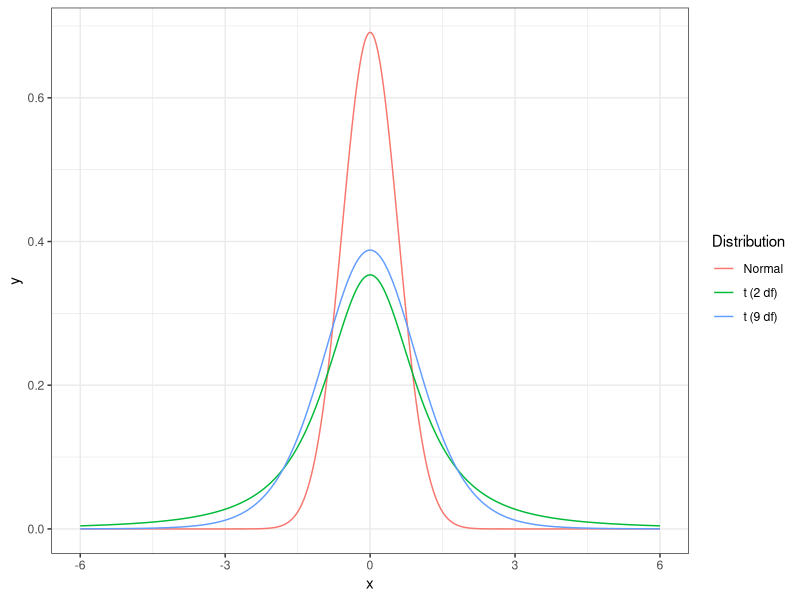
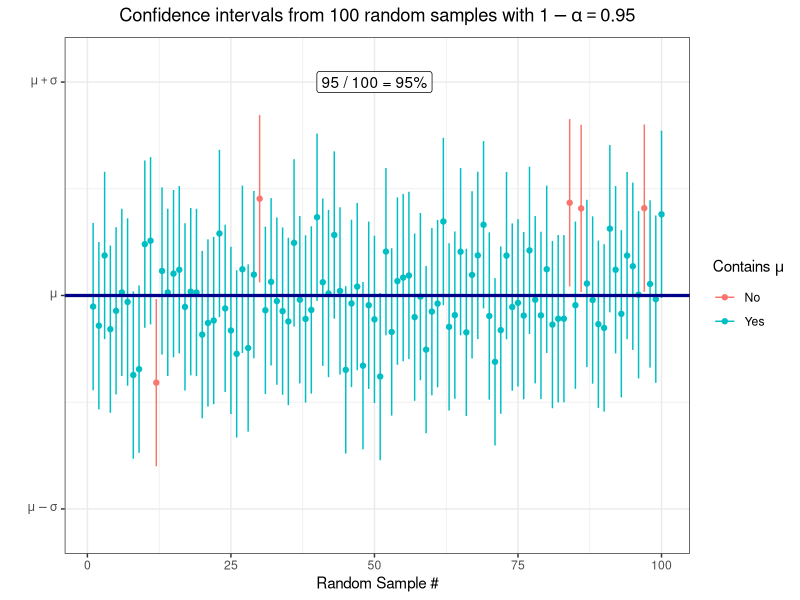
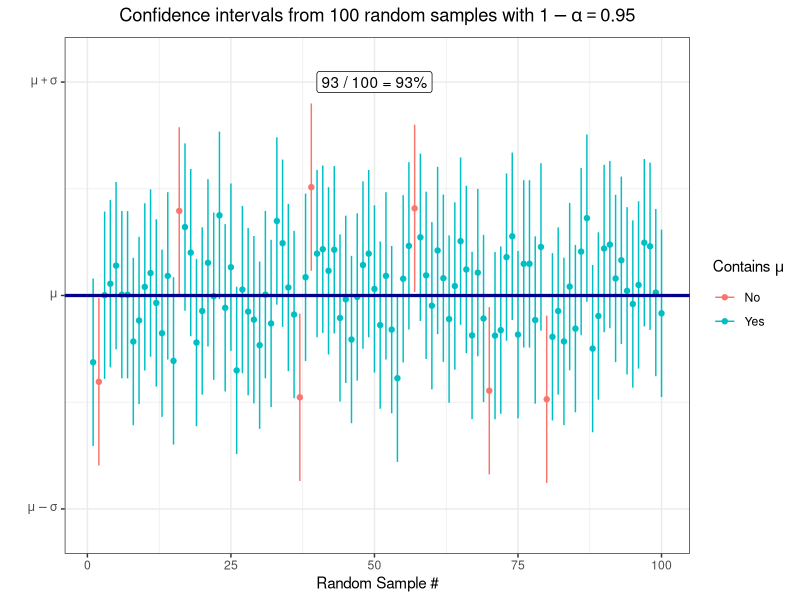
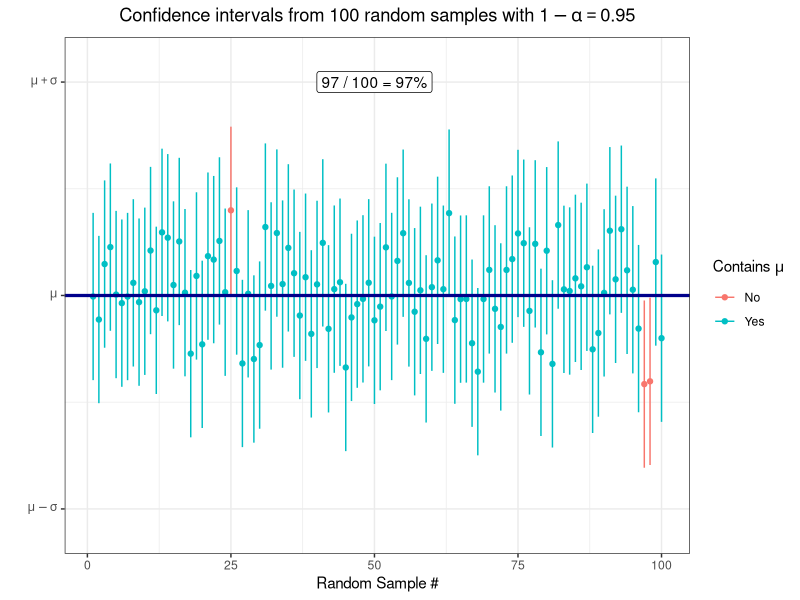
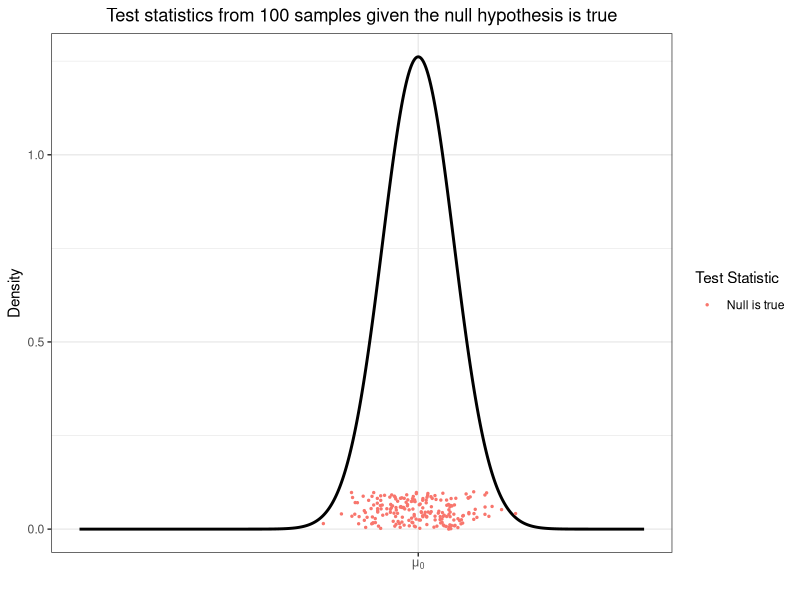
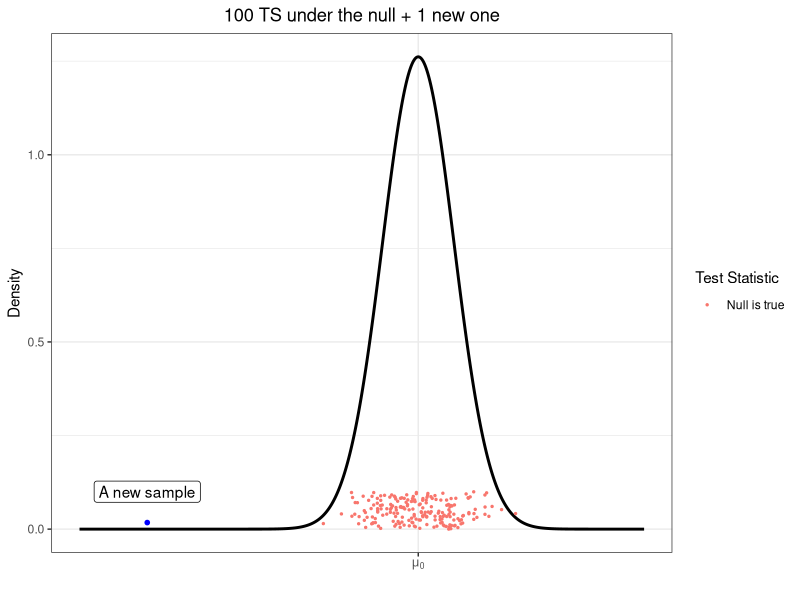
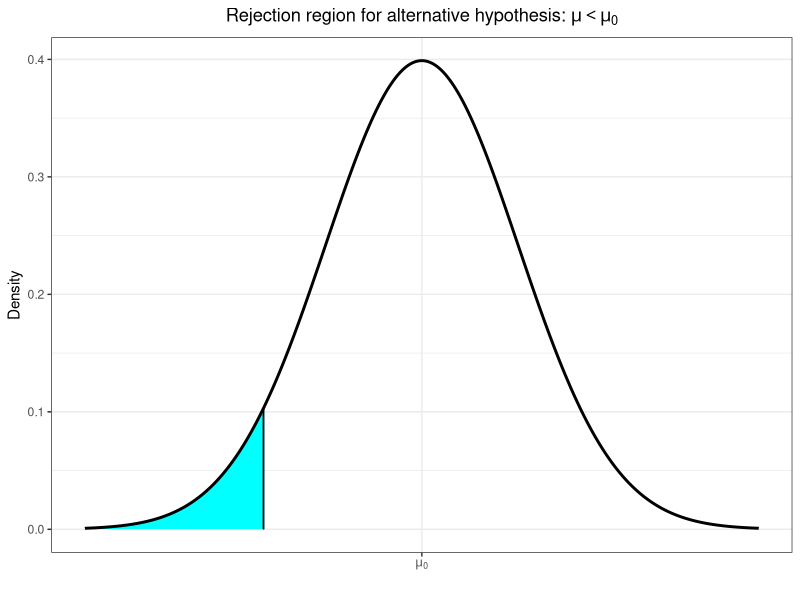
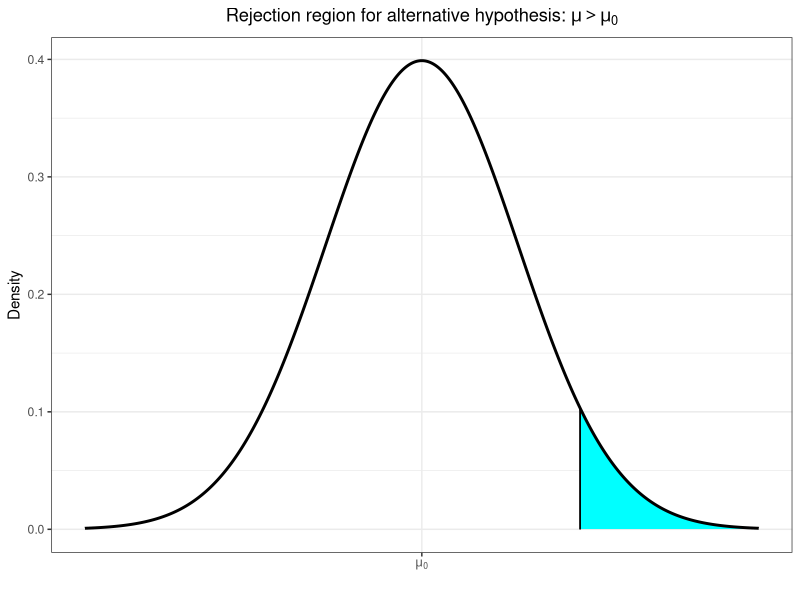

Generate these figures, in order, with R: (Note: this script raises an error after producing the figures.)
############ Prereqs ############
options(stringsAsFactors = FALSE, scipen = 600)
oldPar <- par()
os <- Sys.info()["sysname"]
baseDir <- ifelse(os == "Windows", "C:/Users/ptrainor/gdrive", "~/gdrive")

library(tidyverse)
library(ggrepel)

setwd(paste0(baseDir, "/iTeach/AST_505/myLectures/lecture8_MeanInference"))

############ Coverage probabilities ############
set.seed(3)
df1 <- data.frame(x = rnorm(10000))

png(file = "coverage1.png", height = 4, width = 6.5, units = "in", res = 600)
set.seed(3333)
xbar <- replicate(100, mean(sample(df1$x, 25)))
lower <- xbar - qnorm(.975) * 1 / sqrt(25)
upper <- xbar + qnorm(.975) * 1 / sqrt(25)
df2 <- data.frame(xbar = xbar, lower = lower, upper = upper, x = 1:length(xbar))
df2$contains <- ifelse(df2$lower < 0 & df2$upper > 0, "Yes", "No")
ggplot(df2, aes()) + geom_segment(aes(x = x, xend = x, y = lower, yend = upper, color = contains)) +
  geom_point(aes(x = x, y = xbar, color = contains)) + geom_hline(yintercept = 0, color = "darkblue", lwd = 1.1) +
  scale_y_continuous(breaks = c(-1, 0, 1), labels = c(expression(mu - sigma), expression(mu), expression(mu + sigma)),
                     limits = c(-1.1, 1.1)) +
  theme_bw() + labs(x = "Random Sample #", y = "", color = expression(paste("Contains ", mu))) +
  annotate("label", x = 50, y = 1, label = "95 / 100 = 95%") +
  ggtitle(expression(paste("Confidence intervals from 100 random samples with ", 1-alpha == .95))) +
  theme(plot.title = element_text(hjust = 0.5)) 
dev.off()

png(file = "coverage2.png", height = 4, width = 6.5, units = "in", res = 600)
set.seed(333)
xbar <- replicate(100, mean(sample(df1$x, 25)))
lower <- xbar - qnorm(.975) * 1 / sqrt(25)
upper <- xbar + qnorm(.975) * 1 / sqrt(25)
df2 <- data.frame(xbar = xbar, lower = lower, upper = upper, x = 1:length(xbar))
df2$contains <- ifelse(df2$lower < 0 & df2$upper > 0, "Yes", "No")
ggplot(df2, aes()) + geom_segment(aes(x = x, xend = x, y = lower, yend = upper, color = contains)) +
  geom_point(aes(x = x, y = xbar, color = contains)) + geom_hline(yintercept = 0, color = "darkblue", lwd = 1.1) +
  scale_y_continuous(breaks = c(-1, 0, 1), labels = c(expression(mu - sigma), expression(mu), expression(mu + sigma)),
                     limits = c(-1.1, 1.1)) +
  theme_bw() + labs(x = "Random Sample #", y = "", color = expression(paste("Contains ", mu))) +
  annotate("label", x = 50, y = 1, label = "93 / 100 = 93%") +
  ggtitle(expression(paste("Confidence intervals from 100 random samples with ", 1-alpha == .95))) +
  theme(plot.title = element_text(hjust = 0.5)) 
dev.off()

png(file = "coverage3.png", height = 4, width = 6.5, units = "in", res = 600)
set.seed(33)
xbar <- replicate(100, mean(sample(df1$x, 25)))
lower <- xbar - qnorm(.975) * 1 / sqrt(25)
upper <- xbar + qnorm(.975) * 1 / sqrt(25)
df2 <- data.frame(xbar = xbar, lower = lower, upper = upper, x = 1:length(xbar))
df2$contains <- ifelse(df2$lower < 0 & df2$upper > 0, "Yes", "No")
ggplot(df2, aes()) + geom_segment(aes(x = x, xend = x, y = lower, yend = upper, color = contains)) +
  geom_point(aes(x = x, y = xbar, color = contains)) + geom_hline(yintercept = 0, color = "darkblue", lwd = 1.1) +
  scale_y_continuous(breaks = c(-1, 0, 1), labels = c(expression(mu - sigma), expression(mu), expression(mu + sigma)),
                     limits = c(-1.1, 1.1)) +
  theme_bw() + labs(x = "Random Sample #", y = "", color = expression(paste("Contains ", mu))) +
  annotate("label", x = 50, y = 1, label = "97 / 100 = 97%") +
  ggtitle(expression(paste("Confidence intervals from 100 random samples with ", 1-alpha == .95))) +
  theme(plot.title = element_text(hjust = 0.5)) 
dev.off()

########### Fish weights example ############
set.seed(33)
fishWeights <- rnorm(100, 500, 10)
fishweights <- round(fishWeights, 2)
mean(fishweights)

varp <- function(x) mean((x-mean(x))^2)
sqrt(varp(fishweights))

set.seed(33333)
samp <- sample(fishweights, 5)
mean(samp)

round(sd(samp),3)

########### 100 test statistics ############
set.seed(1111111)
df3 <- data.frame(x = replicate(200, mean(rnorm(10))), y = runif(200, 0, .1))
df3$Test <- "Null is true"

df4 <- data.frame(x = seq(-3, 2, .0001), y = dnorm(seq(-3, 2, .0001), mean = 0, sd = 1/sqrt(10)))

png(file = "nullTests.png", height = 3.5, width = 6, units = "in", res = 600)
ggplot(df4, aes(x = x, y = y)) + geom_line(lwd = 1) + geom_point(data = df3, aes(x = x, y = y, color = Test), size = .5) + 
  scale_x_continuous(breaks = c(0), labels = c(expression(mu[0]))) +
  labs(x = "", y = "Density", color = "Test Statistic") + theme_bw() +
  ggtitle("Test statistics from 100 samples given the null hypothesis is true") +
  theme(plot.title = element_text(hjust = 0.5)) 
dev.off()

png(file = "nullTests2.png", height = 3.5, width = 6, units = "in", res = 600)
ggplot(df4, aes(x = x, y = y)) + geom_line(lwd = 1) + geom_point(data = df3, aes(x = x, y = y, color = Test), size = .5) + 
  annotate("point", x = -2.4, y = 0.0175, color = "blue", size = 1.25) + 
  annotate("label", x = -2.4, y = 0.1, label = "A new sample") + 
  scale_x_continuous(breaks = c(0), labels = c(expression(mu[0]))) +
  ggtitle("100 TS under the null + 1 new one") +
  labs(x = "", y = "Density", color = "Test Statistic") + theme_bw() +
  theme(plot.title = element_text(hjust = 0.5)) 
dev.off()

########### Rejection regions ############
png(file = "nullTests3.png", height = 4, width = 6, units = "in", res = 600)
ggplot(data.frame(x = c(-3.5, 3.5)), aes(x)) + 
  stat_function(fun = function(x) dnorm(x), xlim = c(-3.4, qnorm(.05)), geom = "area", fill = "cyan", n = 10000) +
  stat_function(fun = function(x) dnorm(x), lwd = 1, n = 50000) + 
  geom_segment(aes(x = qnorm(.05), xend = qnorm(.05), y = 0, yend = dnorm(qnorm(.05)))) +
  scale_x_continuous(breaks = c(0), labels = c(expression(mu[0]))) +
  labs(x = "", y = "Density") + theme_bw() +
  ggtitle(expression(paste("Rejection region for alternative hypothesis: ", mu < mu[0]))) +
  theme(plot.title = element_text(hjust = 0.5)) 
dev.off()

png(file = "nullTests3Flip.png", height = 4, width = 6, units = "in", res = 600)
ggplot(data.frame(x = c(-3.5, 3.5)), aes(x)) + 
  stat_function(fun = function(x) dnorm(x), xlim = c(qnorm(.95), 3.4), geom = "area", fill = "cyan", n = 10000) +
  stat_function(fun = function(x) dnorm(x), lwd = 1, n = 50000) + 
  geom_segment(aes(x = qnorm(.95), xend = qnorm(.95), y = 0, yend = dnorm(qnorm(.95)))) +
  scale_x_continuous(breaks = c(0), labels = c(expression(mu[0]))) +
  labs(x = "", y = "Density") + theme_bw() +
  ggtitle(expression(paste("Rejection region for alternative hypothesis: ", mu > mu[0]))) +
  theme(plot.title = element_text(hjust = 0.5)) 
dev.off()

png(file = "nullTests4.png", height = 4, width = 6, units = "in", res = 600)
ggplot(data.frame(x = c(-3.5, 3.5)), aes(x)) + 
  stat_function(fun = function(x) dnorm(x), xlim = c(-3.4, qnorm(.05)), geom = "area", fill = "cyan", n = 10000) +
  stat_function(fun = function(x) dnorm(x), lwd = 1, n = 50000) + 
  geom_segment(aes(x = qnorm(.05), xend = qnorm(.05), y = 0, yend = dnorm(qnorm(.05)))) +
  scale_x_continuous(breaks = c(-2.5, 0), labels = c(expression(bar(y)), expression(mu[0]))) +
  annotate("point", x = -2.5, y = 0, color = "red", size = 3) +
  annotate("label", x = -2.75, y = .1, label = "Test statistic is in RR") +
  labs(x = "", y = "Density") + theme_bw() +
  ggtitle(expression(paste("Rejection region for alternative hypothesis: ", mu < mu[0]))) +
  theme(plot.title = element_text(hjust = 0.5)) 
dev.off()

png(file = "nullTests5.png", height = 4, width = 6, units = "in", res = 600)
ggplot(data.frame(x = c(-3.5, 3.5)), aes(x)) + 
  stat_function(fun = function(x) dnorm(x), xlim = c(-3.4, qnorm(.05)), geom = "area", fill = "cyan", n = 10000) +
  stat_function(fun = function(x) dnorm(x), lwd = 1, n = 50000) + 
  geom_segment(aes(x = qnorm(.05), xend = qnorm(.05), y = 0, yend = dnorm(qnorm(.05)))) +
  scale_x_continuous(breaks = c(-.5, 0), labels = c(expression(bar(y)), expression(mu[0]))) +
  annotate("point", x = -.25, y = 0, color = "red", size = 3) +
  annotate("label", x = -.25, y = .1, label = "Test statistic is not in RR") +
  labs(x = "", y = "Density") + theme_bw() +
  ggtitle(expression(paste("Rejection region for alternative hypothesis: ", mu < mu[0]))) +
  theme(plot.title = element_text(hjust = 0.5)) 
dev.off()

png(file = "nullTests6.png", height = 4, width = 6, units = "in", res = 600)
ggplot(data.frame(x = c(-3.5, 3.5)), aes(x)) + 
  stat_function(fun = function(x) dnorm(x), xlim = c(-3.4, qnorm(.025)), geom = "area", fill = "cyan", n = 10000) +
  stat_function(fun = function(x) dnorm(x), xlim = c(qnorm(.975), 3.4), geom = "area", fill = "cyan", n = 10000) +
  stat_function(fun = function(x) dnorm(x), lwd = 1, n = 50000) + 
  geom_segment(aes(x = qnorm(.025), xend = qnorm(.025), y = 0, yend = dnorm(qnorm(.025)))) +
  geom_segment(aes(x = qnorm(.975), xend = qnorm(.975), y = 0, yend = dnorm(qnorm(.975)))) +
  scale_x_continuous(breaks = c(0), labels = c(expression(mu[0]))) +
  labs(x = "", y = "Density") + theme_bw() +
  ggtitle(expression(paste("Rejection region for alternative hypothesis: ", mu == mu[0]))) +
  theme(plot.title = element_text(hjust = 0.5)) 
dev.off()

# SBP example:
png(file = "SBP1.png", height = 4, width = 6, units = "in", res = 600)
ggplot(data.frame(x = c(-3.5, 3.5)), aes(x)) + 
  stat_function(fun = function(x) dnorm(x), xlim = c(-3.4, qnorm(.05)), geom = "area", fill = "cyan", n = 10000) +
  stat_function(fun = function(x) dnorm(x), lwd = 1, n = 50000) + 
  geom_segment(aes(x = qnorm(.05), xend = qnorm(.05), y = 0, yend = dnorm(qnorm(.05)))) +
  scale_x_continuous(breaks = c(-1.645, 0, 2.828), labels = c(expression(z = -1.645), 0, 2.828)) +
  annotate("point", x = 2.828, y = 0, color = "red", size = 3) +
  annotate("label", x = 2.828, y = .025, label = "Test statistic") +
  labs(x = "", y = "Density") + theme_bw() +
  ggtitle(expression(paste("Rejection region for alternative hypothesis: ", mu < mu[0]))) +
  theme(plot.title = element_text(hjust = 0.5)) 
dev.off()

########### Prostate cancer and cell cycle ############
stagec <- rpart::stagec
stagec <- stagec[!is.na(stagec$g2),]

(mean(stagec$g2) - (1/6 * 100)) / (sd(stagec$g2) / sqrt(length(stagec$g2)))

########### Student's t-distribution ############
set.seed(33333)
df4 <- rbind(data.frame(x = seq(-6, 6, .001), y = dnorm(seq(-6, 6, .001), mean = 0, sd = 1/sqrt(3)), Distribution = "Normal"),
             data.frame(x = seq(-6, 6, .001), y = dt(seq(-6, 6, .001), df = 2), Distribution = "t (2 df)"),
             data.frame(x = seq(-6, 6, .001), y = dt(seq(-6, 6, .001), df = 9), Distribution = "t (9 df)"))

ggplot(df4, aes(x = x, y = y, group = Distribution, color = Distribution)) + geom_line() + theme_bw()

set.seed(333333)
df5 <- data.frame(x = replicate(100000, mean(rnorm(3))))

ggplot(df4, aes(x = x, y = ..density..)) + geom_histogram(bins = 60, fill = "grey65", color = "black") + 
  geom_line(data = df3 %>% filter(Distribution == "Normal"), aes(x = x, y = y)) + xlim(-1, 6) +
  theme_bw()
